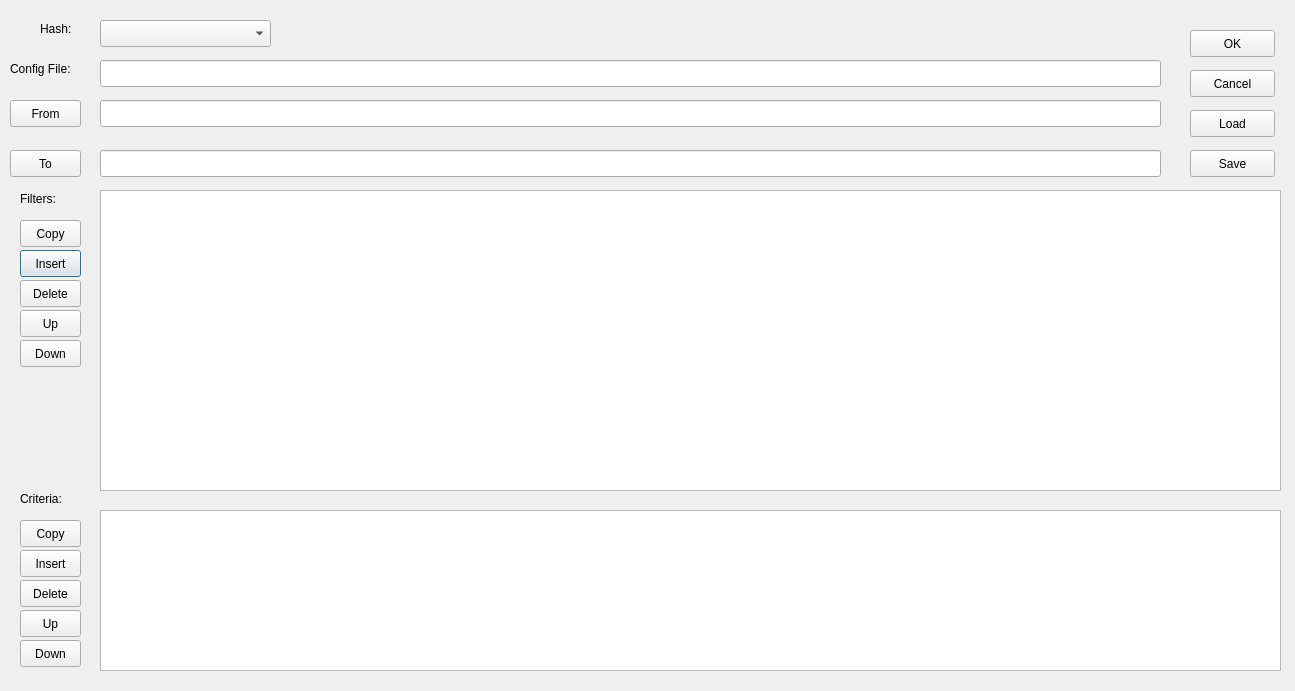
<?xml version="1.0" encoding="UTF-8"?>
<ui version="4.0">
 <class>BackupSetDialog</class>
 <widget class="QDialog" name="BackupSetDialog">
  <property name="geometry">
   <rect>
    <x>0</x>
    <y>0</y>
    <width>1295</width>
    <height>691</height>
   </rect>
  </property>
  <property name="windowTitle">
   <string>Dialog</string>
  </property>
  <widget class="QLineEdit" name="fromRootLineEdit">
   <property name="geometry">
    <rect>
     <x>100</x>
     <y>100</y>
     <width>1061</width>
     <height>27</height>
    </rect>
   </property>
   <property name="toolTip">
    <string>Root location from which the backup begins.</string>
   </property>
  </widget>
  <widget class="QLineEdit" name="toRootLineEdit">
   <property name="geometry">
    <rect>
     <x>100</x>
     <y>150</y>
     <width>1061</width>
     <height>27</height>
    </rect>
   </property>
   <property name="toolTip">
    <string>Root location to which the backup is written.</string>
   </property>
  </widget>
  <widget class="QLabel" name="label_3">
   <property name="geometry">
    <rect>
     <x>20</x>
     <y>190</y>
     <width>51</width>
     <height>17</height>
    </rect>
   </property>
   <property name="text">
    <string>Filters:</string>
   </property>
  </widget>
  <widget class="QLabel" name="label_6">
   <property name="geometry">
    <rect>
     <x>20</x>
     <y>490</y>
     <width>61</width>
     <height>17</height>
    </rect>
   </property>
   <property name="text">
    <string>Criteria:</string>
   </property>
  </widget>
  <widget class="QPushButton" name="insertFilterButton">
   <property name="geometry">
    <rect>
     <x>20</x>
     <y>250</y>
     <width>61</width>
     <height>27</height>
    </rect>
   </property>
   <property name="toolTip">
    <string>Insert new filter at the currently selected filter.</string>
   </property>
   <property name="text">
    <string>Insert</string>
   </property>
  </widget>
  <widget class="QPushButton" name="downFilterButton">
   <property name="geometry">
    <rect>
     <x>20</x>
     <y>340</y>
     <width>61</width>
     <height>27</height>
    </rect>
   </property>
   <property name="toolTip">
    <string>Move the current filter down.</string>
   </property>
   <property name="text">
    <string>Down</string>
   </property>
  </widget>
  <widget class="QPushButton" name="upFilterButton">
   <property name="geometry">
    <rect>
     <x>20</x>
     <y>310</y>
     <width>61</width>
     <height>27</height>
    </rect>
   </property>
   <property name="toolTip">
    <string>Move the current filter up.</string>
   </property>
   <property name="text">
    <string>Up</string>
   </property>
  </widget>
  <widget class="QPushButton" name="delFilterButton">
   <property name="geometry">
    <rect>
     <x>20</x>
     <y>280</y>
     <width>61</width>
     <height>27</height>
    </rect>
   </property>
   <property name="toolTip">
    <string>Delete the selected filter.</string>
   </property>
   <property name="text">
    <string>Delete</string>
   </property>
  </widget>
  <widget class="QPushButton" name="insertCriteriaButton">
   <property name="geometry">
    <rect>
     <x>20</x>
     <y>550</y>
     <width>61</width>
     <height>27</height>
    </rect>
   </property>
   <property name="text">
    <string>Insert</string>
   </property>
  </widget>
  <widget class="QPushButton" name="upCriteriaButton">
   <property name="geometry">
    <rect>
     <x>20</x>
     <y>610</y>
     <width>61</width>
     <height>27</height>
    </rect>
   </property>
   <property name="text">
    <string>Up</string>
   </property>
  </widget>
  <widget class="QPushButton" name="deleteCriteriaButton">
   <property name="geometry">
    <rect>
     <x>20</x>
     <y>580</y>
     <width>61</width>
     <height>27</height>
    </rect>
   </property>
   <property name="text">
    <string>Delete</string>
   </property>
  </widget>
  <widget class="QPushButton" name="downCriteriaButton">
   <property name="geometry">
    <rect>
     <x>20</x>
     <y>640</y>
     <width>61</width>
     <height>27</height>
    </rect>
   </property>
   <property name="text">
    <string>Down</string>
   </property>
  </widget>
  <widget class="QPushButton" name="cancelButton">
   <property name="geometry">
    <rect>
     <x>1190</x>
     <y>70</y>
     <width>85</width>
     <height>27</height>
    </rect>
   </property>
   <property name="text">
    <string>Cancel</string>
   </property>
  </widget>
  <widget class="QPushButton" name="okButton">
   <property name="geometry">
    <rect>
     <x>1190</x>
     <y>30</y>
     <width>85</width>
     <height>27</height>
    </rect>
   </property>
   <property name="text">
    <string>OK</string>
   </property>
  </widget>
  <widget class="QTableView" name="filtersTableView">
   <property name="geometry">
    <rect>
     <x>100</x>
     <y>190</y>
     <width>1181</width>
     <height>301</height>
    </rect>
   </property>
   <property name="selectionMode">
    <enum>QAbstractItemView::SingleSelection</enum>
   </property>
   <attribute name="horizontalHeaderDefaultSectionSize">
    <number>200</number>
   </attribute>
  </widget>
  <widget class="QTableView" name="criteriaTableView">
   <property name="geometry">
    <rect>
     <x>100</x>
     <y>510</y>
     <width>1181</width>
     <height>161</height>
    </rect>
   </property>
   <attribute name="horizontalHeaderDefaultSectionSize">
    <number>150</number>
   </attribute>
  </widget>
  <widget class="QPushButton" name="fromButton">
   <property name="geometry">
    <rect>
     <x>10</x>
     <y>100</y>
     <width>71</width>
     <height>27</height>
    </rect>
   </property>
   <property name="toolTip">
    <string>Select the root location from which the backup begins.</string>
   </property>
   <property name="text">
    <string>From</string>
   </property>
  </widget>
  <widget class="QPushButton" name="toButton">
   <property name="geometry">
    <rect>
     <x>10</x>
     <y>150</y>
     <width>71</width>
     <height>27</height>
    </rect>
   </property>
   <property name="toolTip">
    <string>Select the root location to which the backup is written.</string>
   </property>
   <property name="text">
    <string>To</string>
   </property>
  </widget>
  <widget class="QComboBox" name="hashComboBox">
   <property name="geometry">
    <rect>
     <x>100</x>
     <y>20</y>
     <width>171</width>
     <height>27</height>
    </rect>
   </property>
   <property name="toolTip">
    <string>Select the hash method.</string>
   </property>
  </widget>
  <widget class="QPushButton" name="saveButton">
   <property name="geometry">
    <rect>
     <x>1190</x>
     <y>150</y>
     <width>85</width>
     <height>27</height>
    </rect>
   </property>
   <property name="text">
    <string>Save</string>
   </property>
  </widget>
  <widget class="QPushButton" name="loadButton">
   <property name="geometry">
    <rect>
     <x>1190</x>
     <y>110</y>
     <width>85</width>
     <height>27</height>
    </rect>
   </property>
   <property name="text">
    <string>Load</string>
   </property>
  </widget>
  <widget class="QLineEdit" name="configFileLineEdit">
   <property name="geometry">
    <rect>
     <x>100</x>
     <y>60</y>
     <width>1061</width>
     <height>27</height>
    </rect>
   </property>
   <property name="toolTip">
    <string>Root location to which the backup is written.</string>
   </property>
  </widget>
  <widget class="QLabel" name="label_4">
   <property name="geometry">
    <rect>
     <x>10</x>
     <y>60</y>
     <width>71</width>
     <height>17</height>
    </rect>
   </property>
   <property name="text">
    <string>Config File:</string>
   </property>
  </widget>
  <widget class="QLabel" name="label_5">
   <property name="geometry">
    <rect>
     <x>40</x>
     <y>20</y>
     <width>51</width>
     <height>17</height>
    </rect>
   </property>
   <property name="text">
    <string>Hash:</string>
   </property>
  </widget>
  <widget class="QPushButton" name="copyFilterButton">
   <property name="geometry">
    <rect>
     <x>20</x>
     <y>220</y>
     <width>61</width>
     <height>27</height>
    </rect>
   </property>
   <property name="toolTip">
    <string>Move the current filter down.</string>
   </property>
   <property name="text">
    <string>Copy</string>
   </property>
  </widget>
  <widget class="QPushButton" name="copyCriteriaButton">
   <property name="geometry">
    <rect>
     <x>20</x>
     <y>520</y>
     <width>61</width>
     <height>27</height>
    </rect>
   </property>
   <property name="toolTip">
    <string>Move the current filter down.</string>
   </property>
   <property name="text">
    <string>Copy</string>
   </property>
  </widget>
 </widget>
 <resources/>
 <connections>
  <connection>
   <sender>okButton</sender>
   <signal>clicked()</signal>
   <receiver>BackupSetDialog</receiver>
   <slot>accept()</slot>
   <hints>
    <hint type="sourcelabel">
     <x>696</x>
     <y>690</y>
    </hint>
    <hint type="destinationlabel">
     <x>749</x>
     <y>574</y>
    </hint>
   </hints>
  </connection>
  <connection>
   <sender>cancelButton</sender>
   <signal>clicked()</signal>
   <receiver>BackupSetDialog</receiver>
   <slot>reject()</slot>
   <hints>
    <hint type="sourcelabel">
     <x>803</x>
     <y>688</y>
    </hint>
    <hint type="destinationlabel">
     <x>832</x>
     <y>508</y>
    </hint>
   </hints>
  </connection>
  <connection>
   <sender>delFilterButton</sender>
   <signal>clicked()</signal>
   <receiver>BackupSetDialog</receiver>
   <slot>delFilter()</slot>
   <hints>
    <hint type="sourcelabel">
     <x>34</x>
     <y>200</y>
    </hint>
    <hint type="destinationlabel">
     <x>769</x>
     <y>55</y>
    </hint>
   </hints>
  </connection>
  <connection>
   <sender>downFilterButton</sender>
   <signal>clicked()</signal>
   <receiver>BackupSetDialog</receiver>
   <slot>downFilter()</slot>
   <hints>
    <hint type="sourcelabel">
     <x>57</x>
     <y>264</y>
    </hint>
    <hint type="destinationlabel">
     <x>84</x>
     <y>299</y>
    </hint>
   </hints>
  </connection>
  <connection>
   <sender>upFilterButton</sender>
   <signal>clicked()</signal>
   <receiver>BackupSetDialog</receiver>
   <slot>upFilter()</slot>
   <hints>
    <hint type="sourcelabel">
     <x>73</x>
     <y>234</y>
    </hint>
    <hint type="destinationlabel">
     <x>41</x>
     <y>330</y>
    </hint>
   </hints>
  </connection>
  <connection>
   <sender>insertCriteriaButton</sender>
   <signal>clicked()</signal>
   <receiver>BackupSetDialog</receiver>
   <slot>insertCriteria()</slot>
   <hints>
    <hint type="sourcelabel">
     <x>51</x>
     <y>508</y>
    </hint>
    <hint type="destinationlabel">
     <x>238</x>
     <y>460</y>
    </hint>
   </hints>
  </connection>
  <connection>
   <sender>insertFilterButton</sender>
   <signal>clicked()</signal>
   <receiver>BackupSetDialog</receiver>
   <slot>insertFilter()</slot>
   <hints>
    <hint type="sourcelabel">
     <x>53</x>
     <y>171</y>
    </hint>
    <hint type="destinationlabel">
     <x>595</x>
     <y>90</y>
    </hint>
   </hints>
  </connection>
  <connection>
   <sender>deleteCriteriaButton</sender>
   <signal>clicked()</signal>
   <receiver>BackupSetDialog</receiver>
   <slot>delCriteria()</slot>
   <hints>
    <hint type="sourcelabel">
     <x>70</x>
     <y>545</y>
    </hint>
    <hint type="destinationlabel">
     <x>424</x>
     <y>468</y>
    </hint>
   </hints>
  </connection>
  <connection>
   <sender>downCriteriaButton</sender>
   <signal>clicked()</signal>
   <receiver>BackupSetDialog</receiver>
   <slot>downCriteria()</slot>
   <hints>
    <hint type="sourcelabel">
     <x>44</x>
     <y>602</y>
    </hint>
    <hint type="destinationlabel">
     <x>249</x>
     <y>655</y>
    </hint>
   </hints>
  </connection>
  <connection>
   <sender>upCriteriaButton</sender>
   <signal>clicked()</signal>
   <receiver>BackupSetDialog</receiver>
   <slot>upCriteria()</slot>
   <hints>
    <hint type="sourcelabel">
     <x>29</x>
     <y>574</y>
    </hint>
    <hint type="destinationlabel">
     <x>134</x>
     <y>685</y>
    </hint>
   </hints>
  </connection>
  <connection>
   <sender>hashComboBox</sender>
   <signal>currentTextChanged(QString)</signal>
   <receiver>BackupSetDialog</receiver>
   <slot>selectHashMethod(QString)</slot>
   <hints>
    <hint type="sourcelabel">
     <x>1148</x>
     <y>32</y>
    </hint>
    <hint type="destinationlabel">
     <x>1032</x>
     <y>68</y>
    </hint>
   </hints>
  </connection>
  <connection>
   <sender>fromButton</sender>
   <signal>clicked()</signal>
   <receiver>BackupSetDialog</receiver>
   <slot>selectFromRoot()</slot>
   <hints>
    <hint type="sourcelabel">
     <x>45</x>
     <y>31</y>
    </hint>
    <hint type="destinationlabel">
     <x>922</x>
     <y>11</y>
    </hint>
   </hints>
  </connection>
  <connection>
   <sender>toButton</sender>
   <signal>clicked()</signal>
   <receiver>BackupSetDialog</receiver>
   <slot>selectToRoot()</slot>
   <hints>
    <hint type="sourcelabel">
     <x>67</x>
     <y>71</y>
    </hint>
    <hint type="destinationlabel">
     <x>870</x>
     <y>24</y>
    </hint>
   </hints>
  </connection>
  <connection>
   <sender>saveButton</sender>
   <signal>clicked()</signal>
   <receiver>BackupSetDialog</receiver>
   <slot>saveBackupSet()</slot>
   <hints>
    <hint type="sourcelabel">
     <x>86</x>
     <y>81</y>
    </hint>
    <hint type="destinationlabel">
     <x>920</x>
     <y>142</y>
    </hint>
   </hints>
  </connection>
  <connection>
   <sender>loadButton</sender>
   <signal>clicked()</signal>
   <receiver>BackupSetDialog</receiver>
   <slot>loadBackupSet()</slot>
   <hints>
    <hint type="sourcelabel">
     <x>78</x>
     <y>40</y>
    </hint>
    <hint type="destinationlabel">
     <x>901</x>
     <y>103</y>
    </hint>
   </hints>
  </connection>
  <connection>
   <sender>copyFilterButton</sender>
   <signal>clicked()</signal>
   <receiver>BackupSetDialog</receiver>
   <slot>copyFilter()</slot>
   <hints>
    <hint type="sourcelabel">
     <x>50</x>
     <y>233</y>
    </hint>
    <hint type="destinationlabel">
     <x>647</x>
     <y>345</y>
    </hint>
   </hints>
  </connection>
  <connection>
   <sender>copyCriteriaButton</sender>
   <signal>clicked()</signal>
   <receiver>BackupSetDialog</receiver>
   <slot>copyCriteria()</slot>
   <hints>
    <hint type="sourcelabel">
     <x>57</x>
     <y>523</y>
    </hint>
    <hint type="destinationlabel">
     <x>67</x>
     <y>403</y>
    </hint>
   </hints>
  </connection>
 </connections>
 <slots>
  <slot>delFilter()</slot>
  <slot>upFilter()</slot>
  <slot>downFilter()</slot>
  <slot>insertFilter()</slot>
  <slot>insertCriteria()</slot>
  <slot>delCriteria()</slot>
  <slot>upCriteria()</slot>
  <slot>downCriteria()</slot>
  <slot>selectHashMethod(QString)</slot>
  <slot>selectFromRoot()</slot>
  <slot>selectToRoot()</slot>
  <slot>saveBackupSet()</slot>
  <slot>loadBackupSet()</slot>
  <slot>copyFilter()</slot>
  <slot>copyCriteria()</slot>
 </slots>
</ui>
